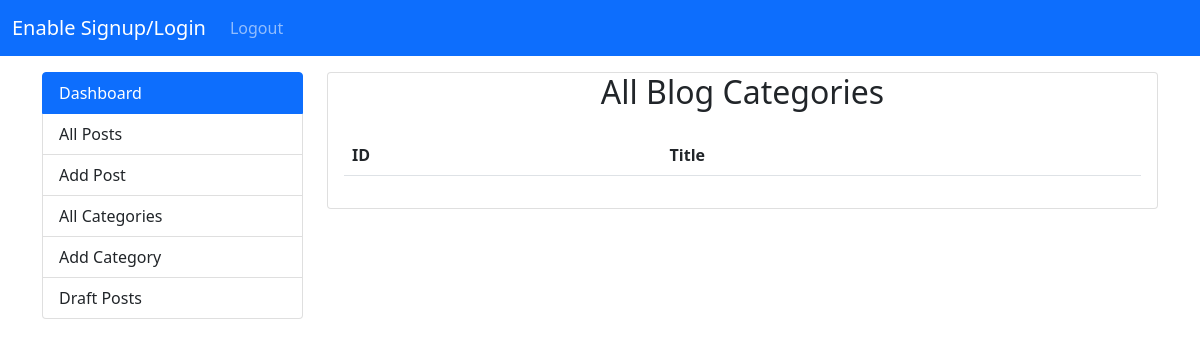
The page /all-blog-category (signed in) on the database as committed earlier.
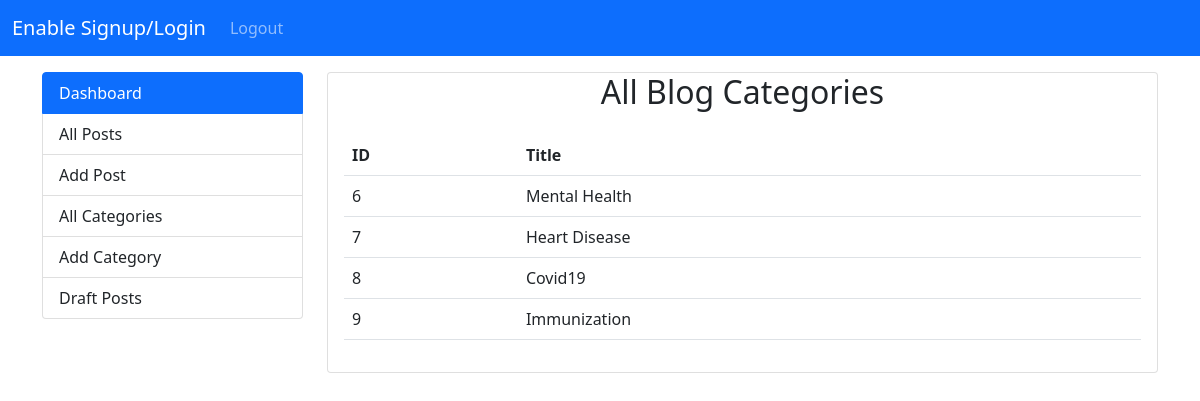
The same page on the database as committed later.
### app/models.py (models this page shows, shortened)
class Categories(models.Model):
    title = models.CharField(max_length=100)

### app/views.py (the view)
# urls.py: path('all-blog-category', AllCategory.as_view(), name='allcategory'),
class AllCategory(LoginRequiredMixin, View):
    def get(self, request):
        if request.user.is_staff:
            context = {
                'allCategory': Categories.objects.all(),
                "title": "All Blog Category"
            }
            return render(request, 'all_category.html', context)
        else:
            logout(request)
            return redirect('login')

### templates/all_category.html
{% extends 'base.html' %}
{% block content %}
     <div class="container">
               <div class="row mt-3">
                   <div class="col-3">
                       <div class="list-group">
                          <a href="{% url 'doctorDashboard' %}" class="list-group-item list-group-item-action active" aria-current="true">
                            Dashboard
                          </a>
                          <a href="{% url 'allblog' %}" class="list-group-item list-group-item-action">All Posts</a>
                          <a href="{% url 'addpost' %}" class="list-group-item list-group-item-action">Add Post</a>
                          <a href="{% url 'allcategory' %}" class="list-group-item list-group-item-action">All Categories</a>
                          <a href="{% url 'addcategory' %}" class="list-group-item list-group-item-action">Add Category</a>
                          <a href="{% url 'draftpost' %}" class="list-group-item list-group-item-action">Draft Posts</a>
                       </div>
                   </div>
                   <div class="col-9">
                       <div class="card">
                           <h2 class="card-title text-center">All Blog Categories</h2>
                           <div class="card-body">
                               <table class="table">
                                   <tr>
                                       <th>ID</th>
                                       <th>Title</th>
                                   </tr>
                                   {% for foo in allCategory %}
                                        <tr>
                                        <td>{{ foo.id }}</td>
                                        <td>{{ foo.title }}</td>
                                        </tr>
                                   {% endfor %}
                               </table>
                           </div>
                       </div>
                   </div>
               </div>
    </div>
{% endblock %}

Rows that differ between the two databases and show on the page:
added Categories: id "6", title "Mental Health"
added Categories: id "7", title "Heart Disease"
added Categories: id "8", title "Covid19"
added Categories: id "9", title "Immunization"
